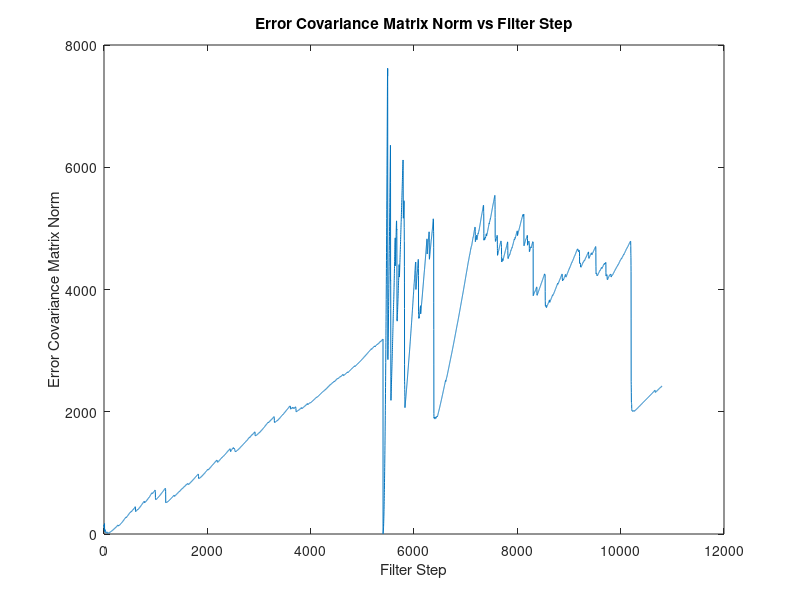
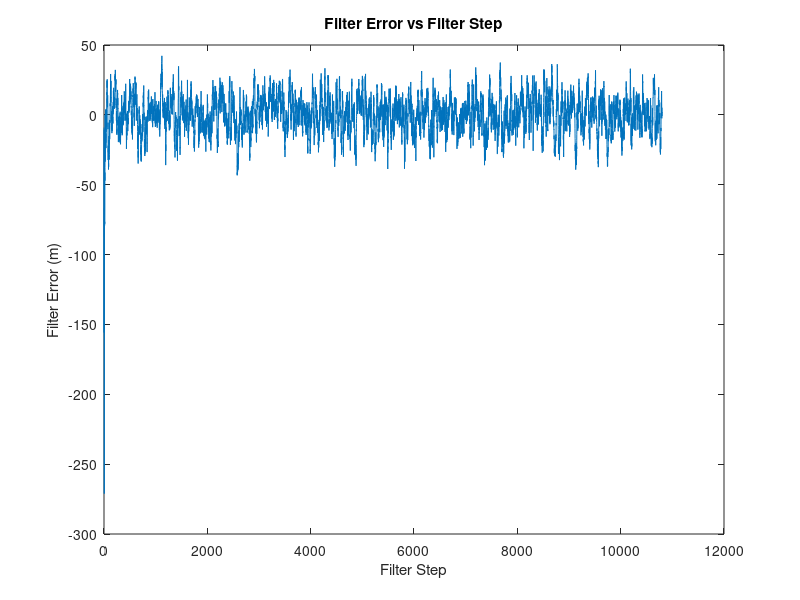
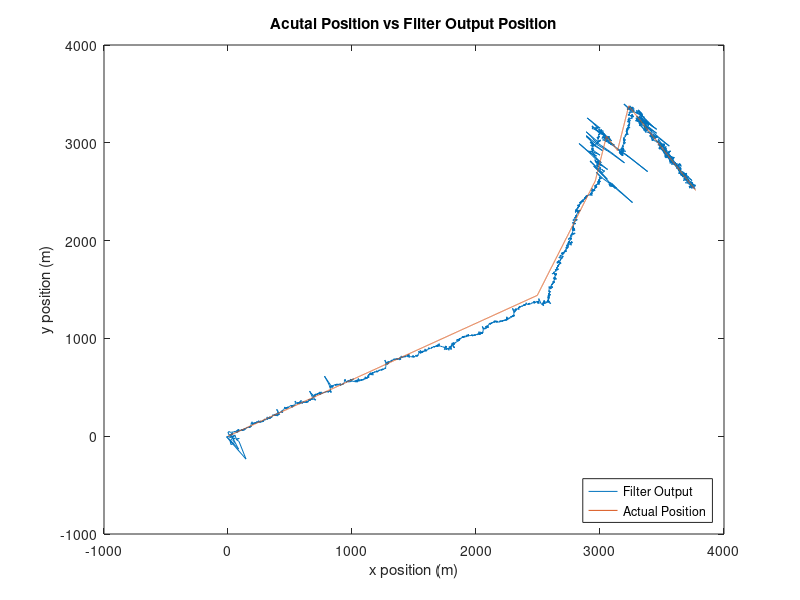

Write MATLAB code to recreate these figures, in order.
clear variables;

%Define # of filter steps desired
steps=10800;

%Define time step size
dt=1;

%Initialize data matrix
data=zeros(23,steps);
avg=zeros(6,1);

%Define boundary conditions
x0_pos=0;
y0_pos=0;
stw=.50;
hdg=30;
set=.3;
drift=30;
x0_vel=stw*cosd(hdg);%+set*cosd(drift);
y0_vel=stw*sind(hdg);%+set*sind(drift);

%Initialize estimated state vector
%x_k_minus=[x0_pos;y0_pos;x0_vel;y0_vel;set*cosd(drift);set*sind(drift)];
x_k_minus=[x0_pos;y0_pos;x0_vel;y0_vel;0;0];
%Compute Q, the covariance matrix for noise associated with the state vector
var_Q=.02^2;
%var_Q=.001^2;
G=[.5*(dt^2); .5*(dt^2);dt; dt;dt;dt];
Q=G*var_Q*G';

%Compute C, the linear transformation matrix for white noise
[U,T,V]=svd(Q);
S=sqrt(T);
C=U*S;

%Q with different sigma values
%var_Qp=.001^2;
%var_Qs=.001^2;
%Q=diag([var_Qp,var_Qp,var_Qs,var_Qs,var_Qs,var_Qs]);

%Compute R, the covariance matrix associated with measurement error
var_Rr=7^2;
var_Ra=2^2;
%var_Rr=.001^2;
%var_Ra=.001^2;
R=diag([var_Rr,var_Ra]);

%Initialize state transition matrix
F=[1 0 0 0 dt 0;0 1 0 0 0 dt;0 0 0 0 1 0;0 0 0 0 0 1;0 0 0 0 1 0;0 0 0 0 0 1];

%Initialize error covariance matrix
var_P=10^2;
P_minus=diag([var_P,var_P,var_P,var_P,var_P,var_P]);
P_plus=P_minus;

%Initialize measurement vector
range_x=0;
range_y=0;
range=0;
azi=0;
z_k=[0;0];

%Initialize state vector
x_k_plus=x_k_minus;

%jj=1;
for ii=1:steps
    %Define courses for simulation
    if ii<=3600
        stw=.5;
        hdg=30;
    elseif ii<=6000
            stw=.5;
            hdg=90;
    elseif ii<=6600
            stw=.5;
            hdg=270;
    elseif ii<=7200
            stw=.5;
            hdg=90;
    else
        stw=.5;
        hdg=270;
    end
    
    %Specify currents for simulation
    if ii<=5400
        set=.3;
        drift=30;
    else
        set=.3;
        drift=60;
    end
    
    if ii==5401
        f_k_plus(3,1)=stw*cosd(hdg);
        f_k_plus(4,1)=stw*sind(hdg);
        f_k_plus(5,1)=0;
        f_k_plus(6,1)=0;
        P_plus=diag([1^2,1^2,1^2,1^2,1^2,1^2]);
        %P_plus=P_plus.*10;
    end
    
    %Calculate noisy estimate vector for next step
    u_k=[stw*dt*cosd(hdg);stw*dt*sind(hdg);stw*cosd(hdg);stw*sind(hdg);0;0];
    w_k=randn(6,1);
    w_k=C*w_k;
    
    %With different sigma values for each measurement
    %[V_Q,D_Q]=eig(Q);
    %[dq,indq] = sort(diag(D_Q),'descend');
    %D_Qs = D_Q(indq,indq);
    %V_Qs = V_Q(:,indq);
    %w_k=V_Qs*D_Qs*w_k;
    
    x_k_minus=F*x_k_plus+u_k+w_k;
    
    %Calculate error covariance matrix for next step
    P_minus=F*P_plus*F'+Q;
    
    
    data(1,ii)=x_k_minus(1,1);
    data(2,ii)=x_k_minus(2,1);
    data(3,ii)=x_k_minus(3,1);
    data(4,ii)=x_k_minus(4,1);
    data(5,ii)=x_k_minus(5,1);
    data(6,ii)=x_k_minus(6,1);
    
    %Calculate measurement mapping Jacobian 
    range_denom=1/hypot(x_k_minus(1,1),x_k_minus(2,1));
    range_dx=x_k_minus(1,1)*range_denom;
    range_dy=x_k_minus(2,1)*range_denom;
   
    %With velocity
    %Only works with a single course, not useful
    %cog_dx=-1*x_k_minus(4,1)/(x_k_minus(3,1)^2+x_k_minus(4,1)^2);
    %cog_dy=1/(x_k_minus(3,1)+(x_k_minus(4,1)^2/x_k_minus(3,1)));
    %H=[range_dx range_dy 0 0 0 0;0 0 cog_dx cog_dy 0 0];
    
    %With position
    azi_dx=-1*x_k_minus(2,1)/(x_k_minus(1,1)^2+x_k_minus(2,1)^2);
    azi_dy=1/(x_k_minus(1,1)+(x_k_minus(2,1)^2/x_k_minus(1,1)));
    H=[range_dx range_dy 0 0 0 0;azi_dx azi_dy 0 0 0 0];
        
    %Update Kalman Gain after estimate vector calculation
    K=(P_minus*H')/(H*P_minus*H'+R);
    
    %Gain projection with non-linear constraint
    
    
    %Calculate innovation covariance
    s=H*P_minus*H'+R;
    
    %Calculate noisy measurement vector
    x_vel=stw*cosd(hdg)+set*cosd(drift);
    y_vel=stw*sind(hdg)+set*sind(drift);
    sog=hypot(x_vel,y_vel);
    cog=atan2d(y_vel,x_vel);
    range_x=range_x+x_vel*dt;
    range_y=range_y+y_vel*dt;
    range=hypot(range_x,range_y);
    azi=atan2d(range_y,range_x);
    
    %Determine error in range based on the range value
    %Tuning will be more complicated than the simple equation below.
    %Shelved for now.
    %sigma_R=.02*range;
    %if sigma_R<7
    %    var_Rr=sigma_R^2;
    %else
    %    var_Rr=7^2;
    %end
    %R=diag([var_Rr,var_Ra]);
    
    v_k=randn(2,1);
    [V_R,D_R]=eig(R);
    [~,ind] = sort(diag(D_R),'descend');
    D_Rs = D_R(ind,ind);
    V_Rs = V_R(:,ind);
        v_k=V_Rs*D_Rs*v_k;
    z_k=[range;azi]+v_k;
            
    %Update state vector
    %Discovered atan2d which made these if loops unnecessary
    %With velocity
    %Only works with a single course, not useful
    %if x_k_minus(4,1)>0
    %    if x_k_minus(3,1)>0
    %        h_ang=atand(x_k_minus(4,1)/x_k_minus(3,1));
    %    else
    %        h_ang=180+atand(x_k_minus(4,1)/x_k_minus(3,1));
    %    end
    %else
    %    if x_k_minus(3,1)>0
    %        h_ang=atand(x_k_minus(4,1)/x_k_minus(3,1));
    %    else
    %        h_ang=180+atand(x_k_minus(4,1)/x_k_minus(3,1));
    %    end
    %end
    
    %With position
    %if x_k_minus(2,1)>0
    %    if x_k_minus(1,1)>0
    %        h_ang=atand(x_k_minus(2,1)/x_k_minus(1,1));
    %    else
    %        h_ang=180+atand(x_k_minus(2,1)/x_k_minus(1,1));
    %    end
    %else
    %    if x_k_minus(1,1)>0
    %        h_ang=atand(x_k_minus(2,1)/x_k_minus(1,1));
    %    else
    %        h_ang=180+atand(x_k_minus(2,1)/x_k_minus(1,1));
    %    end
    %end
    
    %With atan2d
    h_ang=atan2d(x_k_minus(2,1),x_k_minus(1,1));
    h=[hypot(x_k_minus(1,1),x_k_minus(2,1));h_ang];
    x_k_plus=x_k_minus+K*(z_k-h);
    
    %Estimate projection with non-linear constraint
    %g_x=hypot((x_k_minus(3,1)-x_k_minus(5,1)),(x_k_minus(4,1)-x_k_minus(6,1)));
    %dg_dx=(x_k_minus(3,1)-x_k_minus(5,1))/g_x;
    %dg_dy=(x_k_minus(4,1)-x_k_minus(6,1))/g_x;
    %D=[0 0 dg_dx dg_dy -1*dg_dx -1*dg_dy];
    %d=stw-g_x+(D*x_k_minus);
    %x_k_plus=x_k_plus-D'/(D*D')*(D*x_k_plus-d);
   
    %Calculate innovation
    nu=z_k-h;
    
    %Simulate affect of GPS reset
    %Did not help stabilize the norm of P
    %if jj<= 50
    %    remain = mod(ii,60);
    %    if remain == 0
    %        x_k_plus(1,1)=ii*sog*dt*cosd(cog);
    %        x_k_plus(2,1)=ii*sog*dt*sind(cog);
    %        jj=jj+1;
    %    end
    %end
        
    %Update error covariance matrix with new Kalman Gain
    %P_plus=(eye(4)-K*H)*P_minus;
    
    %Joseph stabilized equation
    P_plus=(eye(6)-K*H)*P_minus*(eye(6)-K*H)'+K*R*K';
    
    %Periodically reset velocities to the mean
    %Seemed to help stabilize error when one course was used.  Was not
    %useful with multiple courses
    %remain=mod(ii,300);
    %if remain==0
    %    x_k_plus(3,1)=mean(data(9,:));
    %    x_k_plus(4,1)=mean(data(10,:));
    %    x_k_plus(5,1)=mean(data(11,:));
    %    x_k_plus(6,1)=mean(data(12,:));
    %end
    
    data(7,ii)=x_k_plus(1,1);
    data(8,ii)=x_k_plus(2,1);
    data(9,ii)=x_k_plus(3,1);
    data(10,ii)=x_k_plus(4,1);
    data(11,ii)=x_k_plus(5,1);
    data(12,ii)=x_k_plus(6,1);
    data(13,ii)=hypot(x_k_plus(3,1),x_k_plus(4,1));
    data(14,ii)=atand(x_k_plus(4,1)/x_k_plus(3,1));
    data(15,ii)=range_x;
    data(16,ii)=range_y;
    data(17,ii)=norm(P_plus);
    data(18,ii)=range-hypot(x_k_plus(1,1),x_k_plus(2,1));
    data(19,ii)=cog-atan2d(x_k_plus(2,1),x_k_plus(1,1));
    data(20,ii)=s(1,1);
    data(21,ii)=s(2,1);
    data(22,ii)=nu(1,1);
    data(23,ii)=nu(2,1);
end

avg(1,1)=mean(data(11,1:5400));
avg(2,1)=mean(data(12,1:5400));
avg(3,1)=atan2d(mean(data(12,1:5400)),mean(data(11,1:5400)));
avg(4,1)=mean(data(11,10600:10800));
avg(5,1)=mean(data(12,10600:10800));
avg(6,1)=atan2d(mean(data(12,10600:10800)),mean(data(11,10600:10800)));

figure
plot(1:steps,data(17,1:steps))
title('Error Covariance Matrix Norm vs Filter Step')
xlabel('Filter Step')
ylabel('Error Covariance Matrix Norm')

figure
plot(1:steps,data(18,:))
%axis([0 steps -5 5])
title('Filter Error vs Filter Step')
xlabel('Filter Step')
ylabel('Filter Error (m)')

figure
plot(data(7,:),data(8,:),data(15,:),data(16,:))
title('Acutal Position vs Filter Output Position')
xlabel('x position (m)')
ylabel('y position (m)')
legend('Filter Output','Actual Position','location','southeast')
